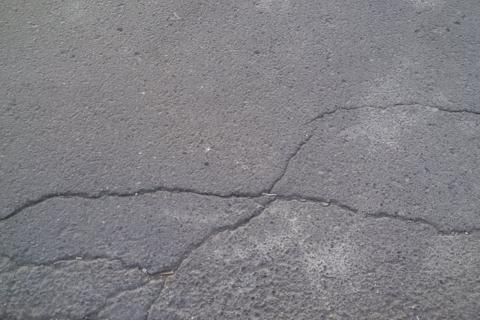
#> input picture samples/002.jpg, 480 x 320 px; its folder holds 4 pictures in this run; the run also reads 2 pictures not shown here
$ python fusion_study.py   (older library calls are emulated)
#> lines starting #> are read from the running program, lines starting #| are printed output that depends on the picture; after the words box and inside, x2 and y2 are one past the last pixel; in counts of white or black regions, pixels touching at a corner belong together
### code/pipeline.py
# -*- coding: utf-8 -*-
"""Phân đoạn vết nứt cổ điển; pipeline(img_bgr, P) trả mask bool kích thước gốc.
P giữ benchmark lịch sử; giới hạn ngoài miền dữ liệu: docs/external-stress-report.md.
"""
import numpy as np
import cv2
import multiprocessing as mp
from fast_median import tiled_median

# Tham số đã chọn trên val, khớp PIPELINE.md và assert trong notebook.
P = dict(size=640, median=5, bg=71, hist_w=3, dil=3, close=7, a_min=30, e_min=3, tmin=0.3)

# Tham số khởi đầu trước khi tune (để so sánh trong app, giống P0 trong notebook)
P0 = dict(size=640, median=3, bg=31, hist_w=3, dil=7, close=7, a_min=60, e_min=2, tmin=0.2)

# ---- Tiện ích ảnh ----
def rgb(img):
    return cv2.cvtColor(img, cv2.COLOR_BGR2RGB) if img.ndim == 3 else img

def u8(mask):
    return mask.astype(np.uint8) * 255

def ellipse(k):
    """Phần tử cấu trúc hình ellipse k×k (đẳng hướng: vết nứt theo hướng nào cũng được xử lý như nhau)."""
    return cv2.getStructuringElement(cv2.MORPH_ELLIPSE, (k, k))

def ncc(m):
    """Số thành phần liên thông 8-láng giềng."""
    return cv2.connectedComponents(m.astype(np.uint8), connectivity=8)[0] - 1

def resize_long(img, size, interp=cv2.INTER_AREA):
    h, w = img.shape[:2]; s = size / max(h, w)
    return cv2.resize(img, (max(1, round(w * s)), max(1, round(h * s))), interpolation=interp)

def to_orig(mask, shape):
    return cv2.resize(mask.astype(np.uint8), (shape[1], shape[0]), interpolation=cv2.INTER_NEAREST) > 0

def small(img, size=640, nearest=False):
    """Thu nhỏ chỉ để HIỂN THỊ."""
    return resize_long(img, size, cv2.INTER_NEAREST if nearest else cv2.INTER_AREA)

# [10 lines left out: functions overlay_red, error_map, not called in this run]

# ---- Bước 2: tiền xử lý ----
def to_gray(img):
    return cv2.cvtColor(img, cv2.COLOR_BGR2GRAY)

def denoise(gray, p):
    k = p["median"]
    if p.get("denoise", "median") == "gauss":
        return cv2.GaussianBlur(gray, (k, k), 0)
    return cv2.medianBlur(gray, k) if k > 1 else gray

def illumination_ratio(img, k, mode="median", op="div"):
    parallel = (img.ndim == 2 and img.dtype == np.uint8 and img.size >= 200000 and k >= 31
                and cv2.getNumThreads() == 1 and mp.current_process().name == "MainProcess")
    bg = ((tiled_median(img, k, workers=2, axis=int(img.shape[1] >= img.shape[0])) if parallel
           else cv2.medianBlur(img, k)) if mode == "median" else cv2.morphologyEx(img, cv2.MORPH_CLOSE, ellipse(k)))
    R, B = img.astype(np.float32), bg.astype(np.float32)
    if op == "sub":
        R += 128.; R -= B
    else:
        R *= 128.; B += 1.; R /= B
    np.clip(R, 0, 255, out=R)
    return R.astype(np.uint8), bg

# ---- Bước 3: xử lý chính ----
def histogram(img, w=1):
    """Lược đồ xám, làm trơn bằng trung bình trượt cửa sổ w (Ch5 tr.62); w = 1: không làm trơn."""
    h = (cv2.calcHist([img], [0], None, [256], [0, 256]).ravel().astype(np.float64)
         if img.ndim == 2 and img.dtype == np.uint8 and 0 < img.size <= 2**24
         else np.bincount(img.ravel(), minlength=256).astype(np.float64))
    if w > 1:
        h = np.convolve(np.pad(h, w // 2, mode="edge"), np.ones(w) / w, mode="valid")
    return h

def triangle_threshold(img, w=3):
    """3.2 – Zack: Δ nối (b_min, h[b_min]) – (b_max, h[b_max]); θ = b có khoảng cách tới Δ lớn nhất.
    Đuôi đối tượng nằm ở phía TỐI (mức thấp) của đỉnh nền."""
    h = histogram(img, w)
    bmax = int(np.argmax(h)); bmin = int(np.nonzero(h)[0][0])
    if bmax == bmin:
        return bmax
    b = np.arange(bmin, bmax + 1)
    x1, y1, x2, y2 = bmin, h[bmin], bmax, h[bmax]
    d = np.abs((y2 - y1) * b - (x2 - x1) * h[b] + x2 * y1 - y2 * x1) / np.hypot(y2 - y1, x2 - x1)
    return int(b[np.argmax(d)])

def dark_region(ratio, w=3):
    t = triangle_threshold(ratio, w)
    return ratio < t, t

def sobel_l1(img):
    gx = cv2.Sobel(img, cv2.CV_32F, 1, 0, ksize=3)
    gy = cv2.Sobel(img, cv2.CV_32F, 0, 1, ksize=3)
    np.abs(gx, out=gx); np.abs(gy, out=gy); gx += gy
    return cv2.normalize(gx, None, 0, 255, cv2.NORM_MINMAX).astype(np.uint8)

def edge_region(ratio, dil):
    g = sobel_l1(ratio)
    t, edge = cv2.threshold(g, 0, 255, cv2.THRESH_BINARY + cv2.THRESH_OTSU)
    return cv2.dilate(edge, ellipse(dil)) > 0, g, edge > 0, t

# ---- Bước 4: hậu xử lý ----
def closing(mask, k):
    return cv2.morphologyEx(mask.astype(np.uint8), cv2.MORPH_CLOSE, ellipse(k)) > 0

def opening(mask, k):
    return cv2.morphologyEx(mask.astype(np.uint8), cv2.MORPH_OPEN, ellipse(k)) > 0

# [5 lines left out: function area_filter, not called in this run]

def elongation(comp, rect="rotated"):
    """Trục dài / trục ngắn của hộp chữ nhật bao vùng: xoay nhỏ nhất (minAreaRect) hoặc thẳng (boundingRect)."""
    binary = comp.astype(np.uint8)
    if rect == "axis":
        _, _, w, h = cv2.boundingRect(binary)
    else:
        contours, _ = cv2.findContours(binary, cv2.RETR_EXTERNAL, cv2.CHAIN_APPROX_SIMPLE)
        pts = np.concatenate(contours) if contours else cv2.findNonZero(binary)
        (_, _), (w, h), _ = cv2.minAreaRect(pts)
    return max(w, h) / max(min(w, h), 1.0)

def elongation_filter(mask, e_min, rect="rotated", a_min=0, return_area=False):
    """Lọc diện tích và độ dãn trong cùng một lượt gán nhãn."""
    n, lab, st, _ = cv2.connectedComponentsWithStats(mask.astype(np.uint8), connectivity=8)
    area_keep = st[:, cv2.CC_STAT_AREA] >= a_min
    area_keep[0] = False
    keep = np.zeros(n, bool)
    for i in np.flatnonzero(area_keep).tolist():
        x, y, w, h = st[i, :4]
        keep[i] = elongation(lab[y:y + h, x:x + w] == i, rect) >= e_min
    return (area_keep[lab], keep[lab]) if return_area else keep[lab]

def image_decision(mask, tmin):
    s = mask.mean() * 100
    return (mask if s >= tmin else np.zeros_like(mask)), s

# ---- Pipeline: P mặc định; các khóa tùy chọn dùng để kiểm chứng.
def raw_mask(img, p):
    """Bước 2 + 3: ảnh gốc -> mặt nạ thô M ở kích thước đã thu nhỏ (và các ảnh trung gian)."""
    small_ = resize_long(img, p["size"]) if p.get("size") else img
    gray = to_gray(small_)
    den = denoise(gray, p)
    ratio = (illumination_ratio(den, p["bg"], p.get("bg_mode", "median"), p.get("op", "div"))[0]
             if p.get("bg", 0) > 1 else den)
    if p.get("thresh", "triangle") == "otsu":
        theta, _ = cv2.threshold(ratio, 0, 255, cv2.THRESH_BINARY + cv2.THRESH_OTSU); D = ratio < theta
    else:
        D, theta = dark_region(ratio, p["hist_w"])
    E = edge_region(ratio, p["dil"])[0] if p.get("use_edge", True) else np.ones_like(D)
    M = D & E
    return M, dict(small=small_, gray=gray, den=den, ratio=ratio, D=D, E=E, seed=M, theta=theta)

def post(M, p):
    """Bước 4: đóng -> lọc diện tích -> lọc độ dãn -> quyết định mức ảnh."""
    morph = p.get("morph", "close")
    C = closing(M, p["close"]) if morph == "close" else opening(M, p["close"]) if morph == "open" else M
    A, F = elongation_filter(C, p["e_min"], p.get("rect", "rotated"), p["a_min"], return_area=True)
    Z, s = image_decision(F, p["tmin"])
    return Z, C, A, F

def pipeline(img, p, steps=False):
    """Ảnh gốc -> mặt nạ nhị phân ở KÍCH THƯỚC GỐC."""
    M, st = raw_mask(img, p)
    Z, C, A, F = post(M, p) if p.get("post", True) else (M, M, M, M)
    if steps:
        return dict(st, M=M, C=C, A=A, F=F, Z=Z)
    return to_orig(Z, img.shape[:2])

# ---- Đánh giá & đối chứng ----
def scores(pred, gt):
    tp = int(np.count_nonzero(pred & gt)); fp = int(np.count_nonzero(pred & ~gt)); fn = int(np.count_nonzero(~pred & gt))
    gpos, ppos = bool(gt.any()), bool(pred.any())
    return dict(tp=tp, fp=fp, fn=fn, gt_pos=gpos, pred_pos=ppos,
                dice=2 * tp / (2 * tp + fp + fn) if tp + fp + fn else 1.0,
                iou=tp / (tp + fp + fn) if tp + fp + fn else 1.0,
                precision=(tp / (tp + fp) if tp + fp else 0.0) if gpos else np.nan,
                recall=tp / (tp + fn) if gpos else np.nan)

def baseline_otsu(img):
    _, m = cv2.threshold(to_gray(img), 0, 255, cv2.THRESH_BINARY_INV + cv2.THRESH_OTSU)
    return m > 0

def baseline_canny(img):
    return cv2.Canny(to_gray(img), 50, 150) > 0

### code/fast_median.py
"""Exact tiled uint8 median filtering; local executors retain no forked pool."""
from concurrent.futures import ThreadPoolExecutor

import cv2
import numpy as np


def tiled_median(image, k, workers=2, axis=1):
    """Match cv2.medianBlur for a 2-D uint8 image, including replicated borders.

    Tiles have a k//2 halo on both sides. Only the tile interiors are copied back,
    so internal tile borders cannot affect a returned pixel. Small windows/images
    use OpenCV directly because threading/overlap would add work.
    """
    if not isinstance(image, np.ndarray) or image.ndim != 2 or image.dtype != np.uint8:
        raise TypeError("Expected a two-dimensional uint8 NumPy array")
    if image.size == 0:
        raise ValueError("Image must be nonempty")
    if not isinstance(k, (int, np.integer)) or k < 1 or k % 2 == 0:
        raise ValueError("Median window must be a positive odd integer")
    if not isinstance(workers, (int, np.integer)) or workers < 1:
        raise ValueError("workers must be a positive integer")
    if axis not in (0, 1):
        raise ValueError("axis must be 0 or 1")
    extent = image.shape[axis]
    n = min(int(workers), extent)
    if n == 1 or k <= 5 or extent < 2 * k:
        return cv2.medianBlur(image, int(k))
    radius = int(k) // 2
    edges = np.linspace(0, extent, n + 1, dtype=int)

    def part(index):
        start, stop = int(edges[index]), int(edges[index + 1])
        top, bottom = max(0, start - radius), min(extent, stop + radius)
        tile = image[top:bottom] if axis == 0 else image[:, top:bottom]
        filtered = cv2.medianBlur(tile, int(k))
        return filtered[start - top:stop - top] if axis == 0 else filtered[:, start - top:stop - top]

    # A fresh pool is intentional: no persistent executor or PID-sensitive cache.
    with ThreadPoolExecutor(max_workers=n) as pool:
        pieces = list(pool.map(part, range(n)))
    return np.concatenate(pieces, axis=axis)

### code/experiments.py
"""Rejected research candidates, retained only for reproducing benchmark evidence.

The production app imports pipeline.py and does not expose these methods.
"""
import cv2
import numpy as np

import pipeline as pl

P_RECON = {**pl.P, "edge_mode": "reconstruct"}
P_THIN = {**pl.P, "median": 3}


def reconstruct(seed, support):
    """C7 binary reconstruction: keep 8-connected support regions touched by seeds."""
    _, labels = cv2.connectedComponents(support.astype(np.uint8), connectivity=8)
    keep = np.zeros(int(labels.max()) + 1, dtype=bool)
    keep[np.unique(labels[seed & support])] = True
    keep[0] = False
    return keep[labels]


# [10 lines left out: function pipeline, not called in this run]

### code/native_study.py
"""Prospective train/validation/test evaluation of native-resolution refinement."""
import argparse
import hashlib
import json
from pathlib import Path

import cv2
import numpy as np

import mask_refinement as method
import pipeline as pl
from benchmark import write_csv
from line_study import development_pairs

ROOT = Path(__file__).resolve().parents[1]
DATA = ROOT / "data" / "Pavement_Crack_Segmentation_Dataset"


# [7 lines left out: function pcs_pairs, not called in this run]


def pairs(stage):
    if stage == "train":
        yield from development_pairs()
        manifest = json.loads((ROOT / "docs/benchmarks/new-method/train-manifest.json").read_text(encoding="utf-8"))
        yield from pcs_pairs("train", manifest["ids"])
    else:
        all_ids = sorted(p.stem for p in (DATA / stage / "images").glob("*.jpg"))
        expected = {"val": 498, "test": 231}[stage]
        if len(all_ids) != expected:
            raise ValueError(f"Expected {expected} complete {stage} images, found {len(all_ids)}")
        excluded = {p.stem for p in (ROOT / "samples_pcs").glob("*.jpg") if not p.stem.endswith("_pred")}
        yield from pcs_pairs(stage, [sid for sid in all_ids if stage != "test" or sid not in excluded])


# [56 lines left out: functions summarize, main, not called in this run]


# [2 lines that do not run on import are left out]

### code/line_study.py
"""Development-only sweep of the prospectively enumerated symmetric-line candidates."""
import argparse
import hashlib
import json
import time
from pathlib import Path

import cv2
import numpy as np

import external_data as external
import line_response as line
import pipeline as pl
from benchmark import write_csv

ROOT = external.ROOT
OUT = ROOT / "results" / "line-study"


def development_pairs():
    for source in ("samples", "samples_pcs"):
        for path in sorted((ROOT / source).glob("*.jpg")):
            if path.stem.endswith("_pred"):
                continue
            yield source, path.stem, cv2.imread(str(path)), cv2.imread(str(path.with_name(path.stem + "_gt.png")), 0) > 127
    manifest = json.loads(external.MANIFEST.read_text(encoding="utf-8"))
    for case in manifest["cases"]:
        image, label = external.read_case(case)
        yield "paveseg_seen", case["id"], image, np.isin(label, [30, 150])


# [48 lines left out: function main, not called in this run]


# [4 lines that do not run on import are left out]

### code/fusion_study.py
"""Development-only coarse/fine binary reconstruction experiment."""
import json

import cv2
import numpy as np

import experiments as exp
import pipeline as pl
from benchmark import write_csv
from native_study import ROOT, pairs, summarize

CONFIGS = [dict(name=f"fusion_c{c}_e{e}_{b}", close=c, elongation=e, blend=b)
           for c in (3, 7) for e in (2, 3) for b in ("fine", "union", "supported")]
OUT = ROOT / "results" / "fusion-train"


def fuse(coarse, fine, blend):
    reconstructed = exp.reconstruct(coarse, fine)
    if blend == "union":
        return coarse | reconstructed
    if blend == "supported":
        neighborhood = cv2.dilate(fine.astype(np.uint8), pl.ellipse(3)) > 0
        return reconstructed | (coarse & neighborhood)
    return reconstructed


def main():
    if OUT.exists():
        raise ValueError("Existing run must not be overwritten")
    OUT.mkdir(parents=True)
    (OUT / "configs.json").write_text(json.dumps(CONFIGS, indent=2), encoding="utf-8")
    cv2.setNumThreads(1)
    rows = []
    for index, (source, sid, image, gt) in enumerate(pairs("train")):
        coarse = pl.pipeline(image, pl.P, steps=True)["Z"]
#> in resize_long, `h, w = img.shape[:2]`: h = 320; w = 480
#> in resize_long, `s = size / max(h, w)`: s = 1.33
#> in raw_mask, img is the input picture: shape (320, 480, 3); mean B, G, R 133.2, 128.5, 129.6
#> in denoise, `k = p["median"]`: k = 5
#> in histogram, `h = (cv2.calcHist([img], [0], None, [256], [0, 256]).ravel().astype(np..`: h = 256 values, max 41761 at index 128, min 0 at index 0, mean 1067.5
#> in histogram, `h = np.convolve(np.pad(h, w // 2, mode="edge"), np.ones(w) / w, mode="..`: h = 256 values, max 28951.3 at index 127, min 0 at index 0, mean 1067.5
#> in triangle_threshold, `bmax = int(np.argmax(h))`: bmax = 127
#> in triangle_threshold, `bmin = int(np.nonzero(h)[0][0])`: bmin = 68
#> in triangle_threshold, `x1, y1, x2, y2 = bmin, h[bmin], bmax, h[bmax]`: y1 = 0.667; x2 = 127; y2 = 28951.3
#> in triangle_threshold, `d = np.abs((y2 - y1) * b - (x2 - x1) * h[b] + x2 * y1 - y2 * x1) / np...`: d = 60 values, max 43.82 at index 48, min 8.04e-15 at index 0, mean 24.29
#> in dark_region, `t = triangle_threshold(ratio, w)`: t = 116
#> in raw_mask, `D, theta = dark_region(ratio, p["hist_w"])`:
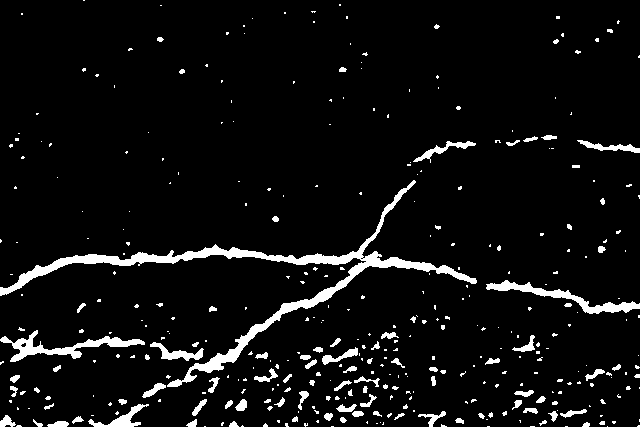
#> D: shape (427, 640) bool; 6% white; 374 white regions (282 under 20 px), largest, box (x1, y1, x2, y2) and area: (0, 180, 477, 387) 6101, (0, 330, 145, 362) 1219, (486, 280, 640, 314) 1139
#> in edge_region, `t, edge = cv2.threshold(g, 0, 255, cv2.THRESH_BINARY + cv2.THRESH_OTSU)`:
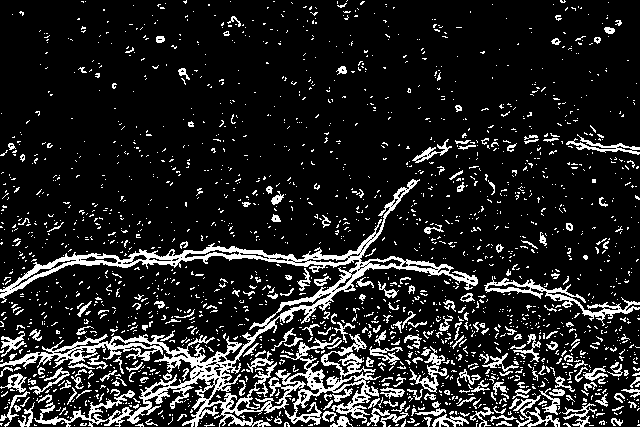
#> edge: shape (427, 640); 13.7% white in thin lines or dots
#> in edge_region, `t, edge = cv2.threshold(g, 0, 255, cv2.THRESH_BINARY + cv2.THRESH_OTSU)`: t = 37
#> in pipeline, `M, st = raw_mask(img, p)`: st = 8 items
#> in post, `morph = p.get("morph", "close")`: morph = 'close'
#> in elongation_filter, `n, lab, st, _ = cv2.connectedComponentsWithStats(mask.astype(np.uint8)..`:
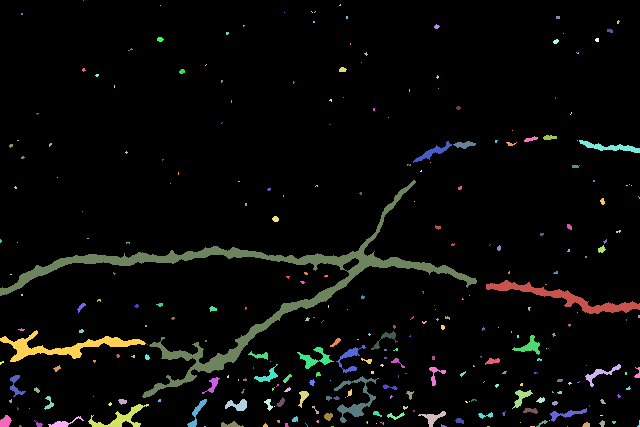
#> lab: shape (427, 640) int32; 290 distinct labels, from 0 to 289; one colour per label, 0 black
#> in elongation_filter, `n, lab, st, _ = cv2.connectedComponentsWithStats(mask.astype(np.uint8)..`: n = 290; st = 290 rows, first 6: [0, 0, 640, 427, 256704], [83, 0, 1, 1, 1], [160, 5, 1, 1, 1], [339, 4, 2, 2, 3], [311, 11, 2, 2, 2], [314, 11, 2, 2, 2]
#> the loop in elongation_filter, `for i in np.flatnonzero(area_keep).tolist():` made 54 passes
#> (i, x, y, contours in elongation) on passes 1 to 5: (26, 339, 67, 1 contour; box (x1, y1, x2, y2) and area: (0, 0, 8, 5) 22), (48, 543, 135, 1 contour; box (x1, y1, x2, y2) and area: (0, 0, 14, 5) 38), (49, 524, 136, 1 contour; box (x1, y1, x2, y2) and area: (0, 0, 14, 6) 30), (51, 413, 141, 1 contour; box (x1, y1, x2, y2) and area: (0, 0, 39, 22) 170), (52, 453, 141, 1 contour; box (x1, y1, x2, y2) and area: (0, 0, 23, 8) 82)
#> in image_decision, `s = mask.mean() * 100`: s = 3.95
        baseline = pl.to_orig(coarse, image.shape[:2])
        rows.append(dict(source=source, id=sid, method="legacy", area=float(baseline.mean()),
                         **pl.scores(baseline, gt)))
#> in scores, `tp = int(np.count_nonzero(pred & gt))`: tp = 465
#> in scores, `fp = int(np.count_nonzero(pred & ~gt))`: fp = 5614
#> in scores, `fn = int(np.count_nonzero(~pred & gt))`: fn = 92462
#> in scores, `gpos, ppos = bool(gt.any()), bool(pred.any())`: gpos = True
        raw, _ = pl.raw_mask(image, {**pl.P, "median": 3})
#> call 2 of illumination_ratio, with k = 71, mode = 'median', op = 'div'
#> in illumination_ratio (call 2), `R *= 128.0`:
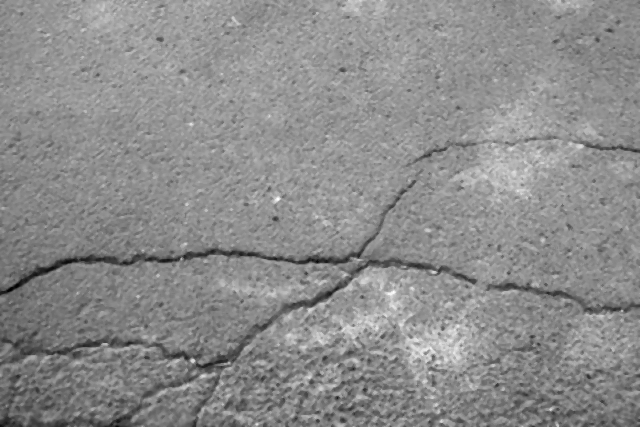
#> R: shape (427, 640) float32; min 7296, max 24064, mean 16549; drawn with min black and max white
#> call 2 of edge_region, with dil = 3
#> in edge_region (call 2), `t, edge = cv2.threshold(g, 0, 255, cv2.THRESH_BINARY + cv2.THRESH_OTSU)`:
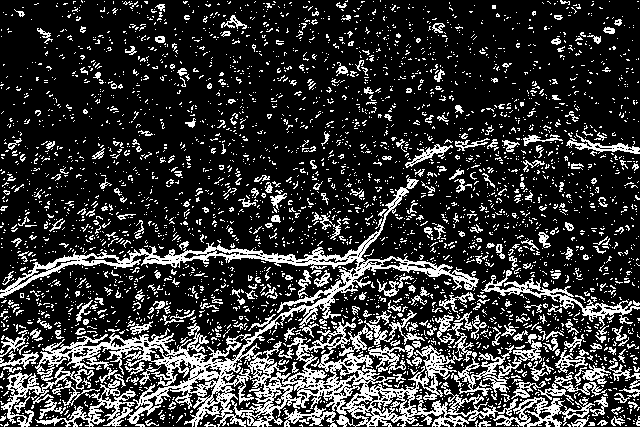
#> edge: shape (427, 640); 21.1% white in thin lines or dots
#> in edge_region (call 2), `t, edge = cv2.threshold(g, 0, 255, cv2.THRESH_BINARY + cv2.THRESH_OTSU)`: t = 36
        fine_masks = {(c, e): pl.post(raw, {**pl.P, "close": c, "e_min": e, "tmin": 0})[0]
                      for c in (3, 7) for e in (2, 3)}
#> call 2 of elongation_filter, with e_min = 2, rect = 'rotated', a_min = 30, return_area = True
#> in elongation_filter (call 2), `n, lab, st, _ = cv2.connectedComponentsWithStats(mask.astype(np.uint8)..`:
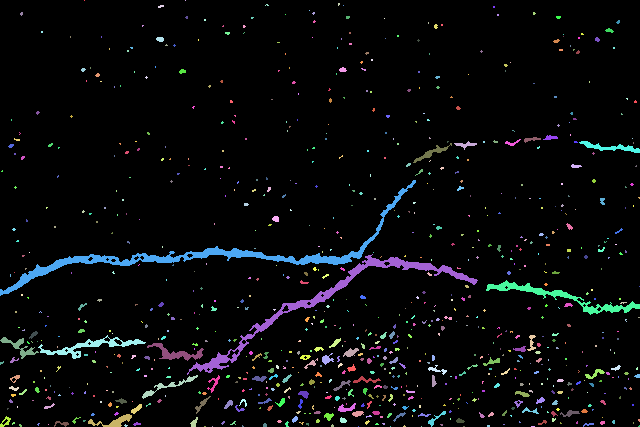
#> lab: shape (427, 640) int32; 870 distinct labels, from 0 to 869; one colour per label, 0 black
#> in elongation_filter (call 2), `n, lab, st, _ = cv2.connectedComponentsWithStats(mask.astype(np.uint8)..`: n = 870; st = 870 rows, first 6: [0, 0, 640, 427, 257651], [84, 0, 1, 1, 1], [185, 0, 1, 1, 1], [338, 3, 2, 3, 5], [158, 5, 6, 3, 13], [265, 4, 4, 2, 5]
#> the loop in elongation_filter (call 2), `for i in np.flatnonzero(area_keep).tolist():` made 59 passes
#> (i, x, y, contours in elongation) on passes 1 to 5: (38, 156, 37, 1 contour; box (x1, y1, x2, y2) and area: (0, 0, 8, 5) 24), (137, 543, 135, 1 contour; box (x1, y1, x2, y2) and area: (0, 0, 15, 5) 31), (140, 524, 137, 1 contour; box (x1, y1, x2, y2) and area: (0, 0, 17, 6) 32), (145, 505, 139, 1 contour; box (x1, y1, x2, y2) and area: (0, 0, 16, 7) 24), (149, 454, 141, 1 contour; box (x1, y1, x2, y2) and area: (0, 0, 23, 9) 52)
#> in post (call 2), `A, F = elongation_filter(C, p["e_min"], p.get("rect", "rotated"), p["a..`:
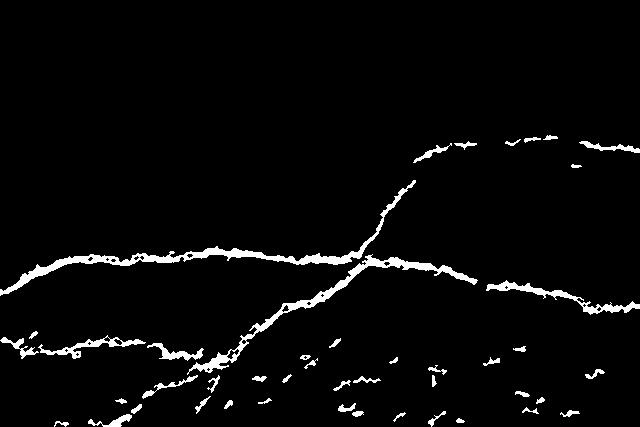
#> F: shape (427, 640) bool; 3.6% white; 45 white regions, largest, box (x1, y1, x2, y2) and area: (0, 180, 416, 296) 2847, (187, 254, 478, 375) 2202, (486, 280, 640, 315) 926
        for config in CONFIGS:
            mask = fuse(coarse, fine_masks[config["close"], config["elongation"]], config["blend"])
            prediction = pl.to_orig(mask, image.shape[:2])
            if not baseline.any() and prediction.any():
                raise ValueError("Fusion created a new positive image")
            rows.append(dict(source=source, id=sid, method=config["name"], area=float(prediction.mean()),
                             **pl.scores(prediction, gt)))
        if (index + 1) % 25 == 0:
            print(f"{index + 1} development images processed", flush=True)
    write_csv(OUT / "per_image.csv", rows)
    totals = summarize(rows)
    write_csv(OUT / "summary.csv", totals)
    for name in ["legacy"] + [c["name"] for c in CONFIGS]:
        subset = [r for r in totals if r["method"] == name]
        print(name, [(r["source"], round(float(r["positive_dice"]), 4),
                       r["negative_false_alarms"], round(float(r["negative_mean_area"]), 4))
                      for r in subset], flush=True)


if __name__ == "__main__":
    main()
#> (the run stopped early here; a loop or call above may not have finished)
